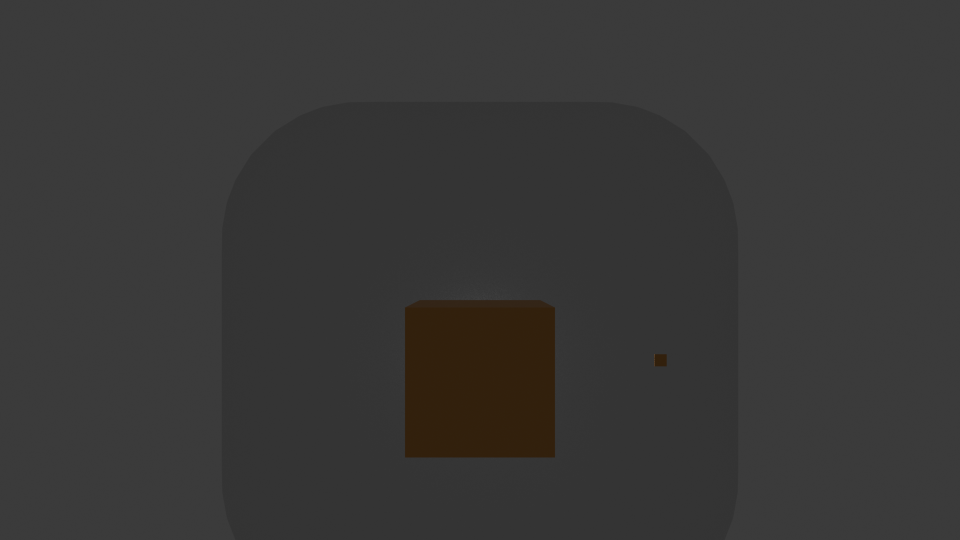
#> input picture img/box/cam1.png, 1920 x 1080 px (shown at 1/2 size)
$ python -i findContours.py   (imports and definitions only)
#> lines starting #> are read from the running program, lines starting #| are printed output that depends on the picture; after the words box and inside, x2 and y2 are one past the last pixel; in counts of white or black regions, pixels touching at a corner belong together
#> further down, picture is the input picture: shape (1080, 1920, 3); mean B, G, R 54, 54.9, 55.7
### utils/remove_noise.py
import cv2
import numpy as np

def remove_noise(mask, min_area=5000):
    # убираем одиночные шумы
    kernel_open = np.ones((5, 5), np.uint8)
    cleaned = cv2.morphologyEx(mask, cv2.MORPH_OPEN, kernel_open)

    # закрываем небольшие дырки внутри объекта
    kernel_close = np.ones((15, 15), np.uint8)
    cleaned = cv2.morphologyEx(cleaned, cv2.MORPH_CLOSE, kernel_close)

    # оставляем только крупные области
    contours, _ = cv2.findContours(cleaned, cv2.RETR_EXTERNAL, cv2.CHAIN_APPROX_SIMPLE)

    filtered = np.zeros_like(mask)

    for cnt in contours:
        area = cv2.contourArea(cnt)

        if area >= min_area:
            cv2.drawContours(filtered, [cnt], -1, 255, thickness=cv2.FILLED)

    return filtered

### utils/findContours.py
import cv2
import numpy as np
from utils.remove_noise import remove_noise

lower = np.array([0, 0, 20])
upper = np.array([30, 140, 80])
def findContours(img,min_area=5):
#> called with min_area = 5
    hsv = cv2.cvtColor(img, cv2.COLOR_BGR2HSV)
#> hsv: shape (1080, 1920, 3); mean H, S, V 1.4, 8.7, 55.7
    bg_mask = cv2.inRange(hsv, lower, upper)
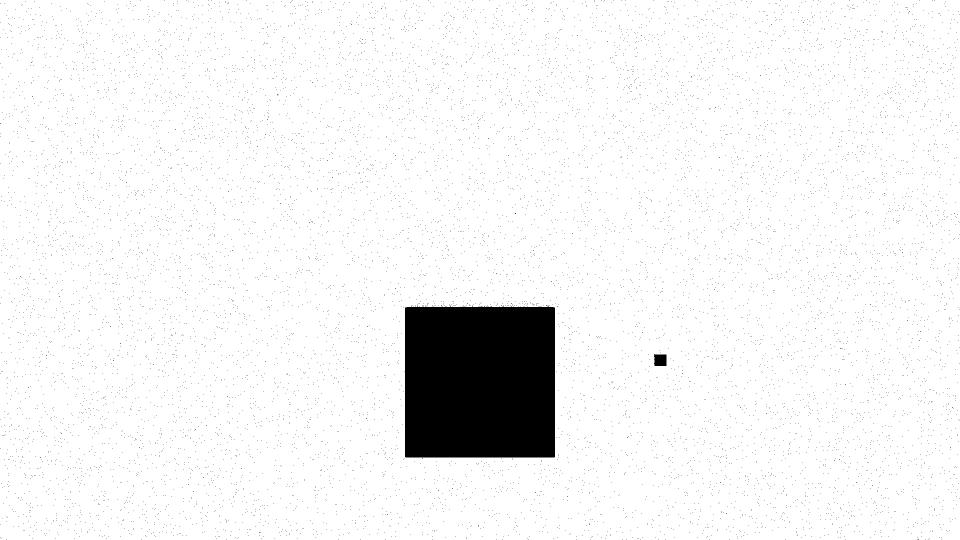
#> bg_mask: shape (1080, 1920) (shown at 1/2 size); 95% white; 11767 black regions (11765 under 20 px), largest, box (x1, y1, x2, y2) and area: (810, 611, 1110, 915) 90332, (1308, 708, 1333, 732) 560
    box_mask = cv2.bitwise_not(bg_mask)
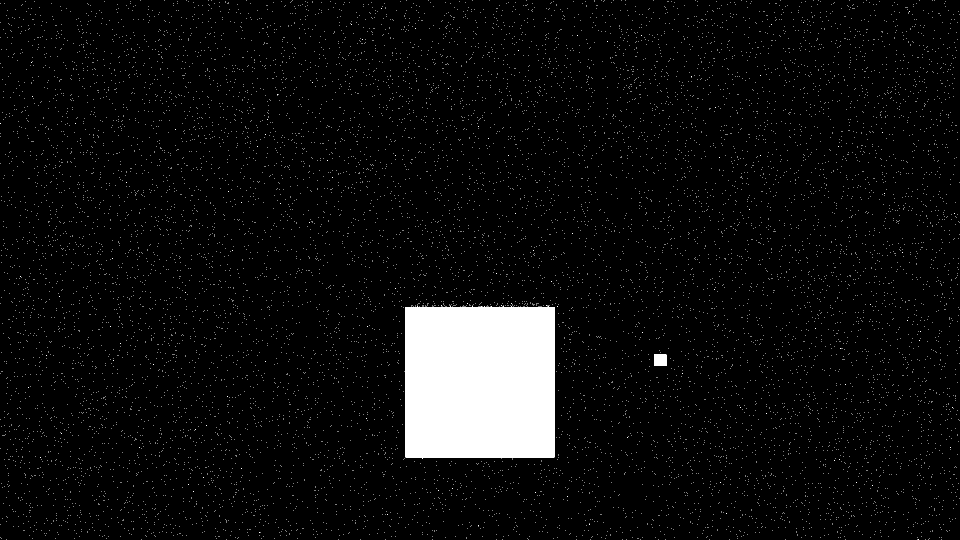
#> box_mask: shape (1080, 1920) (shown at 1/2 size); 5% white; 11767 white regions (11765 under 20 px), largest, box (x1, y1, x2, y2) and area: (810, 611, 1110, 915) 90332, (1308, 708, 1333, 732) 560
    box_mask = remove_noise(box_mask, min_area)
#> in remove_noise, `cleaned = cv2.morphologyEx(mask, cv2.MORPH_OPEN, kernel_open)`: cleaned: shape (1080, 1920); 4.4% white; 2 white regions
#> in remove_noise, `contours, _ = cv2.findContours(cleaned, cv2.RETR_EXTERNAL, cv2.CHAIN_A..`: contours = 2 contours; box (x1, y1, x2, y2) and area: (810, 614, 1110, 915) 89694, (1309, 709, 1333, 732) 506
#> the loop in remove_noise, `for cnt in contours:` made 2 passes
#> (cnt, area) on pass 1: ([[1309, 709], [1309, 731], [1332, 731], [1332, 709]], 506)
#> area on pass 2: 89694
    contours, _ = cv2.findContours(box_mask, cv2.RETR_EXTERNAL, cv2.CHAIN_APPROX_SIMPLE)
    return contours

>>> import cv2
>>> picture = cv2.imread('../img/box/cam1.png')
>>> result = findContours(picture)
#> result has the same summary as contours in remove_noise

$ run again, on img/box/cam2.png
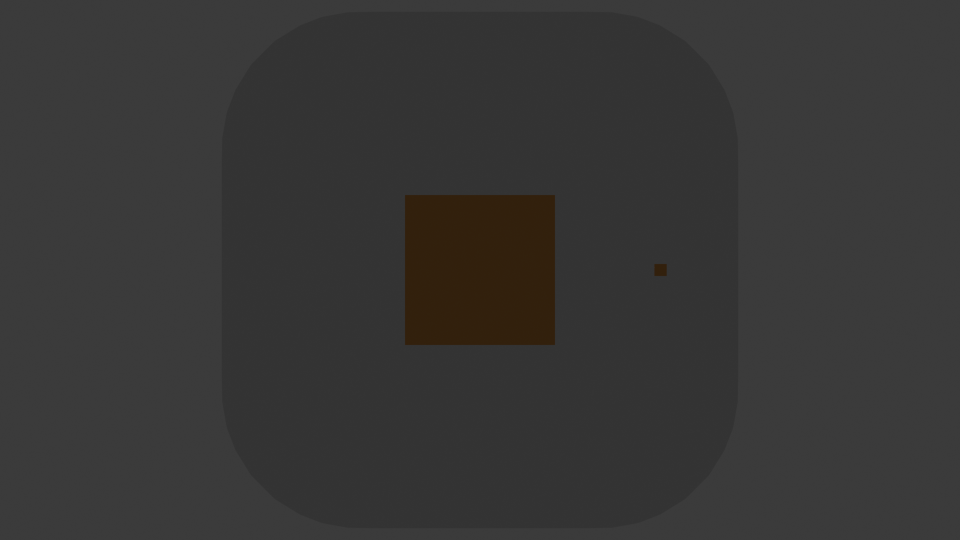
#> input picture img/box/cam2.png, 1920 x 1080 px (shown at 1/2 size)
#> picture is the input picture: shape (1080, 1920, 3); mean B, G, R 53.3, 54.2, 55
#> hsv: shape (1080, 1920, 3); mean H, S, V 1.4, 8.4, 55
#> in findContours, `bg_mask = cv2.inRange(hsv, lower, upper)`:
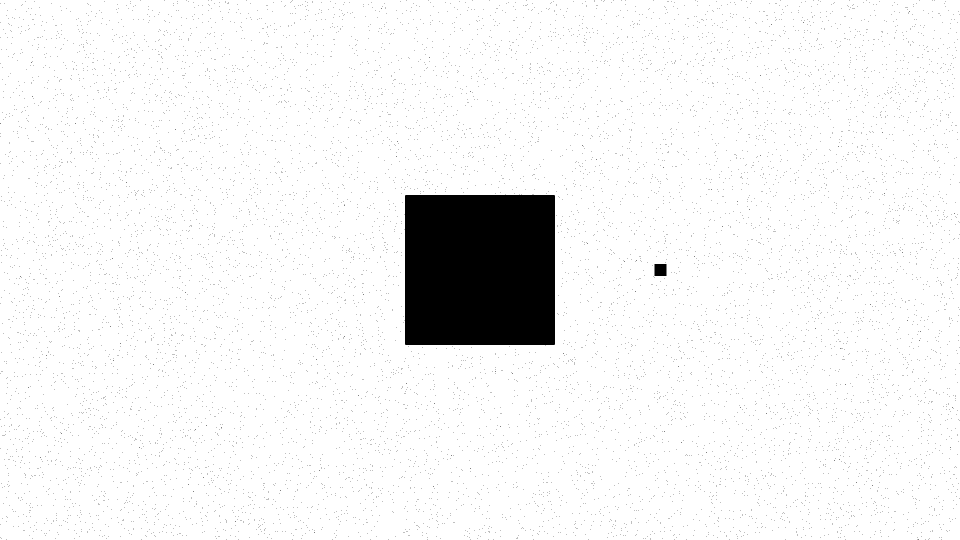
#> bg_mask: shape (1080, 1920) (shown at 1/2 size); 95.1% white; 11398 black regions (11396 under 20 px), largest, box (x1, y1, x2, y2) and area: (810, 390, 1110, 690) 89996, (1309, 528, 1333, 552) 576
#> in findContours, `box_mask = cv2.bitwise_not(bg_mask)`:
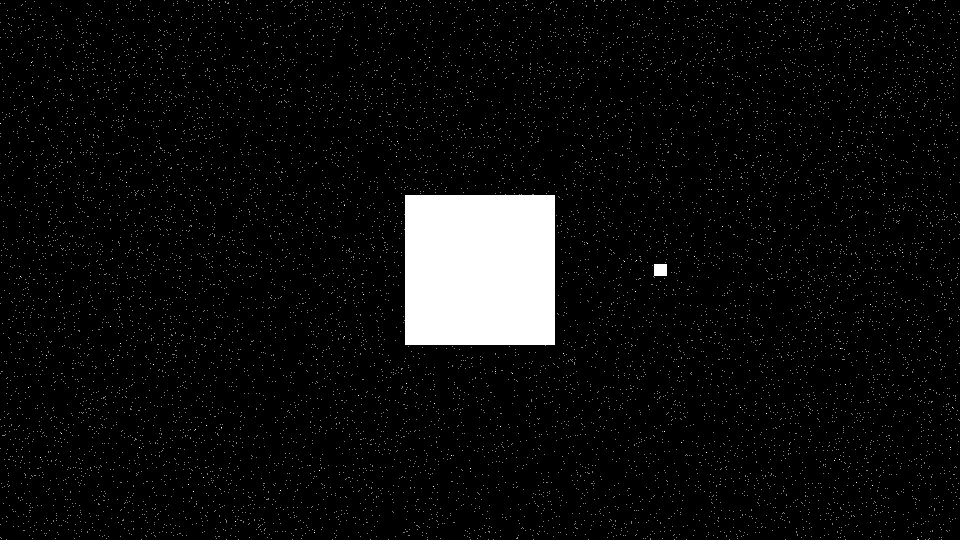
#> box_mask: shape (1080, 1920) (shown at 1/2 size); 4.9% white; 11398 white regions (11396 under 20 px), largest, box (x1, y1, x2, y2) and area: (810, 390, 1110, 690) 89996, (1309, 528, 1333, 552) 576
#> cleaned: shape (1080, 1920); 4.4% white; 2 white regions
#> in remove_noise, `contours, _ = cv2.findContours(cleaned, cv2.RETR_EXTERNAL, cv2.CHAIN_A..`: contours = 2 contours; box (x1, y1, x2, y2) and area: (810, 390, 1110, 690) 89399, (1309, 528, 1333, 552) 529
#> the loop in remove_noise, `for cnt in contours:` made 2 passes
#> (cnt, area) on pass 1: ([[1309, 528], [1309, 551], [1332, 551], [1332, 528]], 529)
#> result has the same summary as contours in remove_noise
